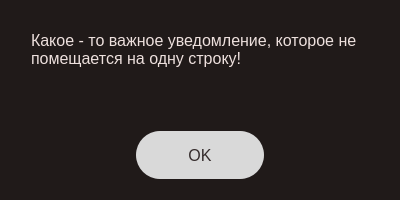
<?xml version="1.0" encoding="UTF-8"?>
<ui version="4.0">
 <class>notifiDialog</class>
 <widget class="QWidget" name="notifiDialog">
  <property name="windowModality">
   <enum>Qt::ApplicationModal</enum>
  </property>
  <property name="geometry">
   <rect>
    <x>0</x>
    <y>0</y>
    <width>400</width>
    <height>200</height>
   </rect>
  </property>
  <property name="minimumSize">
   <size>
    <width>400</width>
    <height>200</height>
   </size>
  </property>
  <property name="maximumSize">
   <size>
    <width>400</width>
    <height>200</height>
   </size>
  </property>
  <property name="windowTitle">
   <string>Уведомление</string>
  </property>
  <property name="styleSheet">
   <string notr="true">QWidget {
	background-color: rgb(32, 26, 25);
	color: rgb(237, 224, 221);
}

QPushButton {
	background-color: rgb(217, 217, 217);
	color: rgb(53, 44, 44);
	border-radius: 24;
}

QPushButton:hover {
	background-color: rgb(236, 236, 236);
	color: rgb(53, 44, 44);
	border-radius: 24;
}

QPushButton:pressed {
	background-color: rgb(195, 195, 195);
	color: rgb(53, 44, 44);
	border-radius: 24;
}

QTextBrowser {
	border: none;
	padding: 16;
}</string>
  </property>
  <layout class="QVBoxLayout" name="verticalLayout">
   <item>
    <spacer name="verticalSpacer">
     <property name="orientation">
      <enum>Qt::Vertical</enum>
     </property>
     <property name="sizeHint" stdset="0">
      <size>
       <width>20</width>
       <height>33</height>
      </size>
     </property>
    </spacer>
   </item>
   <item>
    <widget class="QTextBrowser" name="textNotifiTextBrowser">
     <property name="font">
      <font>
       <pointsize>16</pointsize>
      </font>
     </property>
     <property name="html">
      <string>&lt;!DOCTYPE HTML PUBLIC &quot;-//W3C//DTD HTML 4.0//EN&quot; &quot;http://www.w3.org/TR/REC-html40/strict.dtd&quot;&gt;
&lt;html&gt;&lt;head&gt;&lt;meta name=&quot;qrichtext&quot; content=&quot;1&quot; /&gt;&lt;style type=&quot;text/css&quot;&gt;
p, li { white-space: pre-wrap; }
&lt;/style&gt;&lt;/head&gt;&lt;body style=&quot; font-family:'Ubuntu'; font-size:16pt; font-weight:400; font-style:normal;&quot;&gt;
&lt;p style=&quot; margin-top:0px; margin-bottom:0px; margin-left:0px; margin-right:0px; -qt-block-indent:0; text-indent:0px;&quot;&gt;&lt;span style=&quot; font-size:12pt;&quot;&gt;Какое - то важное уведомление, которое не помещается на одну строку!&lt;/span&gt;&lt;/p&gt;&lt;/body&gt;&lt;/html&gt;</string>
     </property>
    </widget>
   </item>
   <item>
    <spacer name="verticalSpacer_2">
     <property name="orientation">
      <enum>Qt::Vertical</enum>
     </property>
     <property name="sizeHint" stdset="0">
      <size>
       <width>20</width>
       <height>32</height>
      </size>
     </property>
    </spacer>
   </item>
   <item>
    <layout class="QHBoxLayout" name="horizontalLayout">
     <item>
      <spacer name="horizontalSpacer_2">
       <property name="orientation">
        <enum>Qt::Horizontal</enum>
       </property>
       <property name="sizeHint" stdset="0">
        <size>
         <width>40</width>
         <height>20</height>
        </size>
       </property>
      </spacer>
     </item>
     <item>
      <widget class="QPushButton" name="okBtn">
       <property name="minimumSize">
        <size>
         <width>128</width>
         <height>48</height>
        </size>
       </property>
       <property name="maximumSize">
        <size>
         <width>128</width>
         <height>48</height>
        </size>
       </property>
       <property name="font">
        <font>
         <pointsize>12</pointsize>
        </font>
       </property>
       <property name="cursor">
        <cursorShape>PointingHandCursor</cursorShape>
       </property>
       <property name="styleSheet">
        <string notr="true">outline: none</string>
       </property>
       <property name="text">
        <string>OK</string>
       </property>
      </widget>
     </item>
     <item>
      <spacer name="horizontalSpacer">
       <property name="orientation">
        <enum>Qt::Horizontal</enum>
       </property>
       <property name="sizeHint" stdset="0">
        <size>
         <width>40</width>
         <height>20</height>
        </size>
       </property>
      </spacer>
     </item>
    </layout>
   </item>
   <item>
    <spacer name="verticalSpacer_3">
     <property name="orientation">
      <enum>Qt::Vertical</enum>
     </property>
     <property name="sizeType">
      <enum>QSizePolicy::Minimum</enum>
     </property>
     <property name="sizeHint" stdset="0">
      <size>
       <width>20</width>
       <height>10</height>
      </size>
     </property>
    </spacer>
   </item>
  </layout>
 </widget>
 <resources/>
 <connections/>
</ui>
